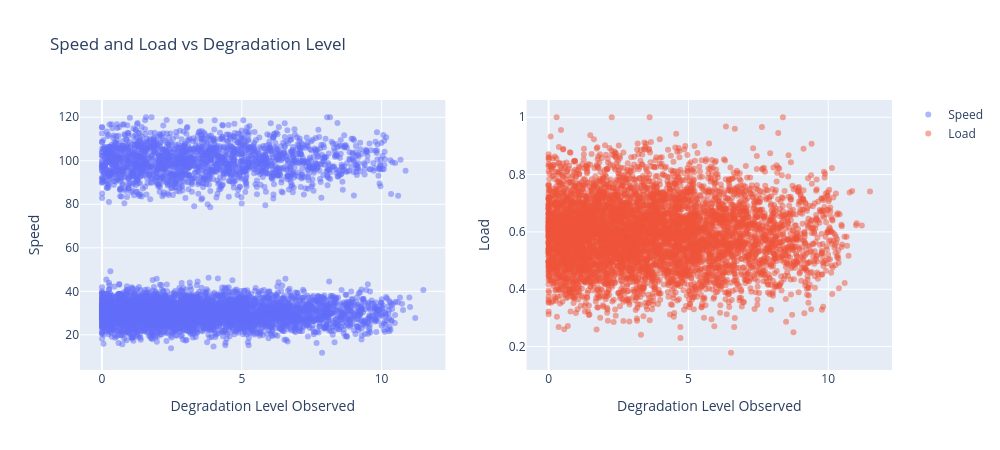

Notebook cell for this chart:
### Code cell
fig = make_subplots(rows=1, cols=2)

fig.add_trace(go.Scatter(x=df['degra_level_observed'], y=df['speed'], mode='markers', marker=dict(opacity=0.5), name='Speed'), row=1, col=1)
fig.add_trace(go.Scatter(x=df['degra_level_observed'], y=df['load'], mode='markers', marker=dict(opacity=0.5), name='Load'), row=1, col=2)

fig.update_xaxes(title_text='Degradation Level Observed', row=1, col=1)
fig.update_yaxes(title_text='Speed', row=1, col=1)
fig.update_xaxes(title_text='Degradation Level Observed', row=1, col=2)
fig.update_yaxes(title_text='Load', row=1, col=2)

fig.update_layout(
    title='Speed and Load vs Degradation Level',
    width=1000, height=450,
)
fig.show()

### Figure 1 — Plotly figure (JSON) as saved in the notebook; plotly's stock layout.template omitted (floating-point values rounded to 4 significant figures; data arrays with more than 128 entries replaced by an {"elided": "..."} marker saying what was removed)
{"data": [{"marker": {"opacity": 0.5}, "mode": "markers", "name": "Speed", "type": "scatter", "x": {"elided": "6083 float values"}, "xaxis": "x", "y": {"elided": "6083 float values"}, "yaxis": "y"}, {"marker": {"opacity": 0.5}, "mode": "markers", "name": "Load", "type": "scatter", "x": {"elided": "6083 float values"}, "xaxis": "x2", "y": {"elided": "6083 float values"}, "yaxis": "y2"}], "layout": {"height": 450, "title": {"text": "Speed and Load vs Degradation Level"}, "width": 1000, "xaxis": {"anchor": "y", "domain": [0, 0.45], "title": {"text": "Degradation Level Observed"}}, "xaxis2": {"anchor": "y2", "domain": [0.55, 1], "title": {"text": "Degradation Level Observed"}}, "yaxis": {"anchor": "x", "domain": [0, 1], "title": {"text": "Speed"}}, "yaxis2": {"anchor": "x2", "domain": [0, 1], "title": {"text": "Load"}}}}
